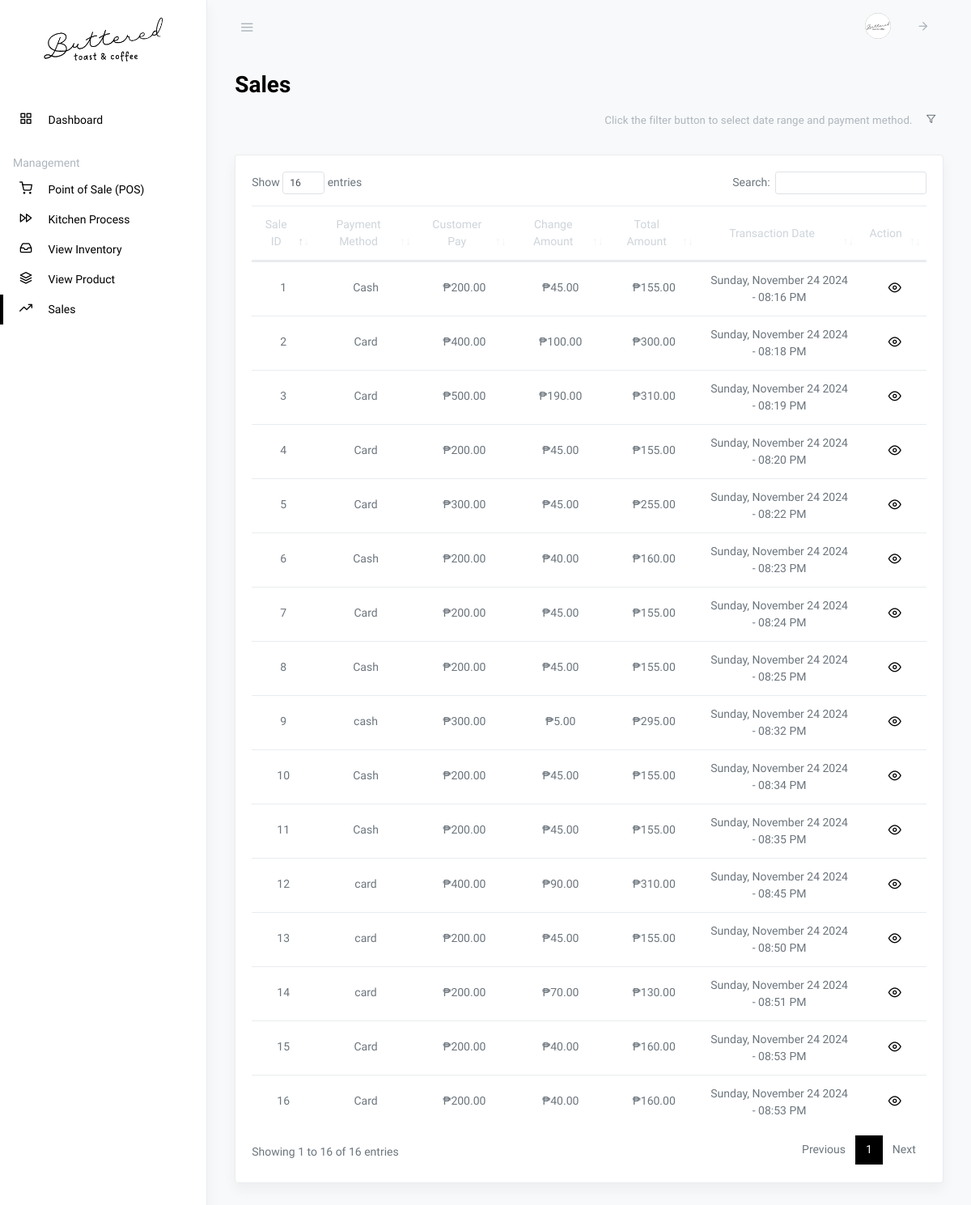
The page /staff-sales.php (signed in) on the database its author committed.
### tables this page shows
CREATE TABLE `sales` (
  `sale_id` int(11) NOT NULL,
  `total_amount` decimal(11,2) NOT NULL,
  `customer_pay` decimal(11,2) NOT NULL,
  `change_amount` decimal(11,2) NOT NULL,
  `payment_method` text NOT NULL,
  `queue_no` text NOT NULL,
  `status` int(1) NOT NULL,
  `transaction_date` timestamp(6) NOT NULL DEFAULT current_timestamp(6) ON UPDATE current_timestamp(6)
);

### staff-sales.php (the view, shortened to what this page needs)
<!DOCTYPE html>
<html lang="en">
<head>
    <?php include 'partials/header.php'; ?>
    <link rel="stylesheet" href="css/dataTables.bootstrap4.css">
</head>
<body class="vertical  light">
    <div class="wrapper">
        <?php include 'partials/staff-navbar.php'; ?>
        <main role="main" class="main-content">
            <div class="container-fluid">
                <div class="row justify-content-center">
                    <div class="col-12">
                        <h2 class="page-title">Sales</h2>
                        <div class="row align-items-center my-2">
                            <div class="col-auto ml-auto">
                                <form class="form-inline">
                                    <div class="form-group">
                                        <div class="px-2 py-2 text-muted">
                                            <span class="small" id="filterMessage">
                                                Click the filter button to select date range and payment method.</span>
                                        </div>
                                    </div>
                                    <div class="form-group">
                                        <button type="button" class="btn btn-sm" data-toggle="modal"
                                            data-target="#filterModal">
                                            <i class="fe fe-filter"></i></button>
                                    </div>
                                </form>
                            </div>
                        </div>
                        <div class="row my-4">
                            <div class="col-md-12">
                                <div class="card shadow">
                                    <div class="card-body">
                                        <table class="table datatables" id="dataTable-1">
                                            <thead>
                                                <tr class="text-center">
                                                    <th>Sale ID</th>
                                                    <th>Payment Method</th>
                                                    <th>Customer Pay</th>
                                                    <th>Change Amount</th>
                                                    <th>Total Amount</th>
                                                    <th>Transaction Date</th>
                                                    <th>Action</th>
                                                </tr>
                                            </thead>
                                            <tbody>
                                                <?php
                                                $sql1 = "SELECT * FROM sales";
                                                $r = mysqli_query($link, $sql1);
                                                if ($r->num_rows > 0) {
                                                    while ($row1 = mysqli_fetch_assoc($r)) {
                                                        ?>
                                                        <tr class="text-center">
                                                            <td>
                                                                <p class="fw-normal mb-1">
                                                                    <?php echo $row1['sale_id']; ?>
                                                                </p>
                                                            </td>
                                                            <td>
                                                                <p class="fw-normal mb-1">
                                                                    <?php echo $row1['payment_method']; ?>
                                                                </p>
                                                            </td>
                                                            <td>
                                                                <p class="fw-normal mb-1">
                                                                    ₱<?php echo number_format($row1['customer_pay'], 2); ?>
                                                                </p>
                                                            </td>
                                                            <td>
                                                                <p class="fw-normal mb-1">
                                                                    ₱<?php echo number_format($row1['change_amount'], 2); ?>
                                                                </p>
                                                            </td>
                                                            <td>
                                                                <p class="fw-normal mb-1">
                                                                    ₱<?php echo number_format($row1['total_amount'], 2); ?>
                                                                </p>
                                                            </td>
                                                            <td>
                                                                <?php
                                                                $formattedDate = date("l, F j Y - h:i A", strtotime($row1["transaction_date"]));
                                                                ?>
                                                                <span
                                                                    class="formatted-date"><?php echo $formattedDate; ?></span>
                                                            </td>
                                                            <td>
                                                                <div class="d-inline">
                                                                    <a class="ml-1 action-icon" href="#" data-toggle="modal"
                                                                        type="button"
                                                                        data-target="#view-sales-items-<?php echo $row1['sale_id'] ?>">
                                                                        <i class="fe fe-eye fe-16"></i>
                                                                    </a>
                                                                </div>
                                                            </td>
                                                        </tr>
                                                        <?php
                                                    }
                                                }
                                                ?>
                                            </tbody>
                                        </table>
                                    </div>
                                </div>
                            </div>
                        </div>
                    </div>
                </div>
            </div>
        </main>
    </div>
</body>
</html>

### css/feather.css (style rules this page uses)
.fe { font-family: "feather" !important; speak: none; font-style: normal; font-weight: normal; font-variant: normal; text-transform: none; line-height: 1; -webkit-font-smoothing: antialiased; -moz-osx-font-smoothing: grayscale; }
.fe-16 { font-size: 16px; }
.fe-eye:before { content: ""; }
.fe-filter:before { content: ""; }

### partials/header.php (style rules this page uses)
.action-icon { color: #000; }
.page-title, .card-title { color: #000; }

### rows shown on the page
sales: sale_id "1", payment_method "Cash", customer_pay "200.00", change_amount "45.00", total_amount "155.00", transaction_date "Sunday, November 24 2024 - 08:16 PM"
sales: sale_id "2", payment_method "Card", customer_pay "400.00", change_amount "100.00", total_amount "300.00", transaction_date "Sunday, November 24 2024 - 08:18 PM"
sales: sale_id "3", payment_method "Card", customer_pay "500.00", change_amount "190.00", total_amount "310.00", transaction_date "Sunday, November 24 2024 - 08:19 PM"
sales: sale_id "4", payment_method "Card", customer_pay "200.00", change_amount "45.00", total_amount "155.00", transaction_date "Sunday, November 24 2024 - 08:20 PM"
sales: sale_id "5", payment_method "Card", customer_pay "300.00", change_amount "45.00", total_amount "255.00", transaction_date "Sunday, November 24 2024 - 08:22 PM"
sales: sale_id "6", payment_method "Cash", customer_pay "200.00", change_amount "40.00", total_amount "160.00", transaction_date "Sunday, November 24 2024 - 08:23 PM"
sales: sale_id "7", payment_method "Card", customer_pay "200.00", change_amount "45.00", total_amount "155.00", transaction_date "Sunday, November 24 2024 - 08:24 PM"
sales: sale_id "8", payment_method "Cash", customer_pay "200.00", change_amount "45.00", total_amount "155.00", transaction_date "Sunday, November 24 2024 - 08:25 PM"
sales: sale_id "9", payment_method "cash", customer_pay "300.00", change_amount "5.00", total_amount "295.00", transaction_date "Sunday, November 24 2024 - 08:32 PM"
sales: sale_id "10", payment_method "Cash", customer_pay "200.00", change_amount "45.00", total_amount "155.00", transaction_date "Sunday, November 24 2024 - 08:34 PM"
sales: sale_id "11", payment_method "Cash", customer_pay "200.00", change_amount "45.00", total_amount "155.00", transaction_date "Sunday, November 24 2024 - 08:35 PM"
sales: sale_id "12", payment_method "card", customer_pay "400.00", change_amount "90.00", total_amount "310.00", transaction_date "Sunday, November 24 2024 - 08:45 PM"
sales: sale_id "13", payment_method "card", customer_pay "200.00", change_amount "45.00", total_amount "155.00", transaction_date "Sunday, November 24 2024 - 08:50 PM"
sales: sale_id "14", payment_method "card", customer_pay "200.00", change_amount "70.00", total_amount "130.00", transaction_date "Sunday, November 24 2024 - 08:51 PM"
sales: sale_id "15", payment_method "Card", customer_pay "200.00", change_amount "40.00", total_amount "160.00", transaction_date "Sunday, November 24 2024 - 08:53 PM"
sales: sale_id "16", payment_method "Card", customer_pay "200.00", change_amount "40.00", total_amount "160.00", transaction_date "Sunday, November 24 2024 - 08:53 PM"
